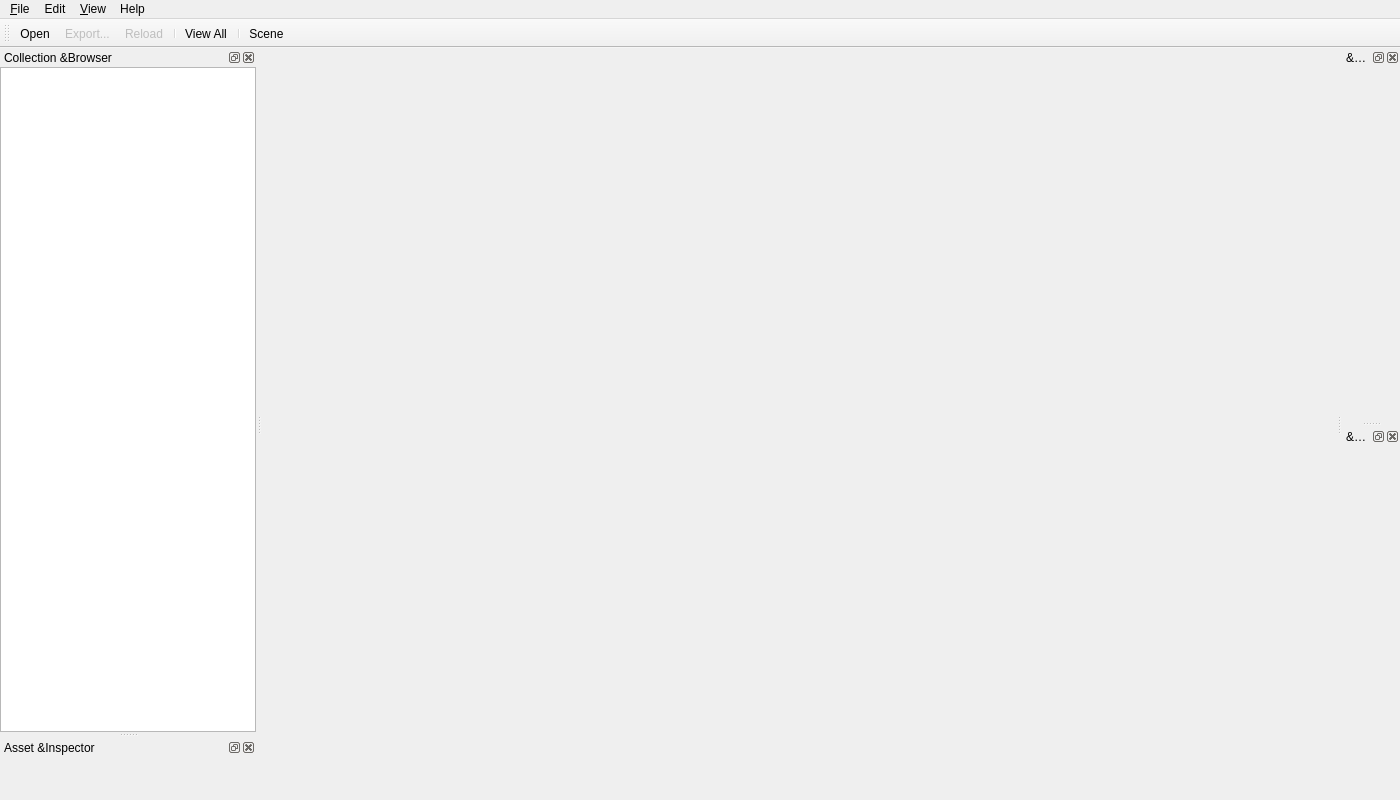
<?xml version="1.0" encoding="UTF-8"?>
<ui version="4.0">
 <class>MainWindow</class>
 <widget class="QMainWindow" name="MainWindow">
  <property name="geometry">
   <rect>
    <x>0</x>
    <y>0</y>
    <width>1400</width>
    <height>800</height>
   </rect>
  </property>
  <property name="windowTitle">
   <string>Kuesa glTF Editor</string>
  </property>
  <property name="windowIcon">
   <iconset resource="../../resources/resources.qrc">
    <normaloff>:/kuesa.png</normaloff>:/kuesa.png</iconset>
  </property>
  <widget class="QWidget" name="centralwidget"/>
  <widget class="QMenuBar" name="menubar">
   <property name="geometry">
    <rect>
     <x>0</x>
     <y>0</y>
     <width>1400</width>
     <height>22</height>
    </rect>
   </property>
   <widget class="QMenu" name="menuFile">
    <property name="title">
     <string>&amp;File</string>
    </property>
    <addaction name="actionOpen"/>
    <addaction name="actionExport"/>
    <addaction name="actionReload"/>
    <addaction name="separator"/>
    <addaction name="actionQuit"/>
   </widget>
   <widget class="QMenu" name="menuHelp">
    <property name="title">
     <string>Help</string>
    </property>
    <addaction name="actionAbout"/>
   </widget>
   <widget class="QMenu" name="menuView">
    <property name="title">
     <string>&amp;View</string>
    </property>
   </widget>
   <widget class="QMenu" name="menuEdit">
    <property name="title">
     <string>Edit</string>
    </property>
    <addaction name="actionCopy"/>
    <addaction name="actionSettings"/>
   </widget>
   <addaction name="menuFile"/>
   <addaction name="menuEdit"/>
   <addaction name="menuView"/>
   <addaction name="menuHelp"/>
  </widget>
  <widget class="QDockWidget" name="collectionBrowserDockWidget">
   <property name="windowTitle">
    <string>Collection &amp;Browser</string>
   </property>
   <attribute name="dockWidgetArea">
    <number>1</number>
   </attribute>
   <widget class="QWidget" name="dockWidgetContents">
    <layout class="QVBoxLayout" name="verticalLayout">
     <property name="leftMargin">
      <number>0</number>
     </property>
     <property name="topMargin">
      <number>0</number>
     </property>
     <property name="rightMargin">
      <number>0</number>
     </property>
     <property name="bottomMargin">
      <number>0</number>
     </property>
     <item>
      <widget class="CollectionBrowser" name="collectionBrowser">
       <attribute name="headerVisible">
        <bool>false</bool>
       </attribute>
      </widget>
     </item>
    </layout>
   </widget>
  </widget>
  <widget class="QToolBar" name="toolBar">
   <property name="windowTitle">
    <string>toolBar</string>
   </property>
   <attribute name="toolBarArea">
    <enum>TopToolBarArea</enum>
   </attribute>
   <attribute name="toolBarBreak">
    <bool>false</bool>
   </attribute>
   <addaction name="actionOpen"/>
   <addaction name="actionExport"/>
   <addaction name="actionReload"/>
   <addaction name="separator"/>
   <addaction name="actionViewAll"/>
   <addaction name="separator"/>
   <addaction name="actionScene"/>
  </widget>
  <widget class="QDockWidget" name="assetInspectorDockWidget">
   <property name="windowTitle">
    <string>Asset &amp;Inspector</string>
   </property>
   <attribute name="dockWidgetArea">
    <number>1</number>
   </attribute>
   <widget class="QWidget" name="dockWidgetContents_2">
    <layout class="QVBoxLayout" name="verticalLayout_4">
     <property name="leftMargin">
      <number>0</number>
     </property>
     <property name="topMargin">
      <number>0</number>
     </property>
     <property name="rightMargin">
      <number>0</number>
     </property>
     <property name="bottomMargin">
      <number>0</number>
     </property>
    </layout>
   </widget>
  </widget>
  <widget class="QDockWidget" name="animationDockWidget">
   <property name="windowTitle">
    <string>&amp;Animations</string>
   </property>
   <attribute name="dockWidgetArea">
    <number>2</number>
   </attribute>
   <widget class="QWidget" name="dockWidgetContents_3"/>
  </widget>
  <widget class="QDockWidget" name="cameraDockWidget">
   <property name="windowTitle">
    <string>&amp;Camera Settings</string>
   </property>
   <attribute name="dockWidgetArea">
    <number>2</number>
   </attribute>
   <widget class="QWidget" name="dockWidgetContents_4"/>
  </widget>
  <action name="actionOpen">
   <property name="text">
    <string>&amp;Open...</string>
   </property>
  </action>
  <action name="actionAbout">
   <property name="text">
    <string>&amp;About</string>
   </property>
  </action>
  <action name="actionQuit">
   <property name="text">
    <string>&amp;Quit</string>
   </property>
  </action>
  <action name="actionReload">
   <property name="enabled">
    <bool>false</bool>
   </property>
   <property name="text">
    <string>&amp;Reload</string>
   </property>
  </action>
  <action name="actionViewAll">
   <property name="text">
    <string>View All</string>
   </property>
   <property name="shortcut">
    <string>Esc</string>
   </property>
  </action>
  <action name="actionCopy">
   <property name="enabled">
    <bool>false</bool>
   </property>
   <property name="text">
    <string>&amp;Copy</string>
   </property>
   <property name="shortcut">
    <string>Ctrl+C</string>
   </property>
  </action>
  <action name="actionSettings">
   <property name="text">
    <string>&amp;Settings</string>
   </property>
   <property name="shortcut">
    <string>Ctrl+,</string>
   </property>
  </action>
  <action name="actionExport">
   <property name="enabled">
    <bool>false</bool>
   </property>
   <property name="text">
    <string>&amp;Export...</string>
   </property>
   <property name="iconText">
    <string>Export...</string>
   </property>
   <property name="toolTip">
    <string>Export</string>
   </property>
  </action>
  <action name="actionScene">
   <property name="text">
    <string>&amp;Scene</string>
   </property>
   <property name="visible">
    <bool>false</bool>
   </property>
  </action>
 </widget>
 <customwidgets>
  <customwidget>
   <class>CollectionBrowser</class>
   <extends>QTreeView</extends>
   <header>collectionbrowser.h</header>
  </customwidget>
 </customwidgets>
 <resources>
  <include location="../../resources/resources.qrc"/>
 </resources>
 <connections>
  <connection>
   <sender>actionQuit</sender>
   <signal>triggered(bool)</signal>
   <receiver>MainWindow</receiver>
   <slot>close()</slot>
   <hints>
    <hint type="sourcelabel">
     <x>-1</x>
     <y>-1</y>
    </hint>
    <hint type="destinationlabel">
     <x>699</x>
     <y>399</y>
    </hint>
   </hints>
  </connection>
 </connections>
</ui>
